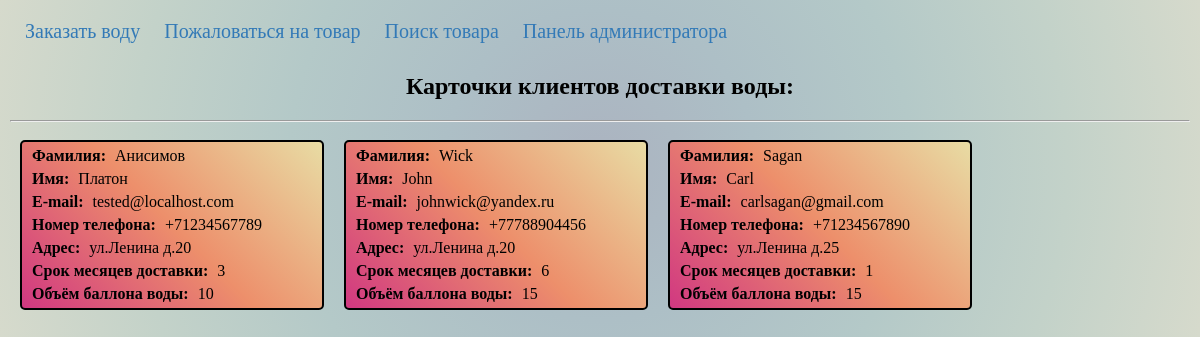
/task_1/orders/, run on the app's committed database.
### task_1/models.py (models this page shows)
class WaterOrders(models.Model):
    MONTH_CHOICES = [
        ("1", "1 месяц"),
        ("3", "3 месяца"),
        ("6", "6 месяцев"),
        ("12", "12 месяцев"),
    ]
    BOTTLE_CHOICES = [("5", "5 литров"), ("10", "10 литров"), ("15", "15 литров")]
    last_name = models.CharField(max_length=50, verbose_name="Фамилия")
    first_name = models.CharField(max_length=50, verbose_name="Имя")
    e_mail = models.EmailField(verbose_name="E-mail")
    contacts = models.CharField(max_length=12, verbose_name="Контактный телефон")
    address = models.CharField(max_length=100, verbose_name="Адрес")
    months_of_delivery = models.CharField(
        max_length=2, verbose_name=("Срок месяцев доставки"), choices=MONTH_CHOICES
    )
    bottle_volume = models.CharField(
        max_length=2, verbose_name="Объём баллона воды", choices=BOTTLE_CHOICES
    )

### task_1/views.py (the view)
# urls.py: path("orders/", OrdersListView.as_view(), name="OrdersListView"),
class OrdersListView(ListView):
    model = WaterOrders
    template_name = "task_1/view_orders.html"
    context_object_name = "orders"

### task_1/templates/task_1/view_orders.html
{% extends "base.html" %}
{% block content %}
    <h2>Карточки клиентов доставки воды:</h2>
    <hr>
    <div class="container">
        {% for item in object_list %}
        <div class="order-card">
            <div class="last-name-info">
                <p class="label">Фамилия: </p>
                <p>{{item.last_name}}</p>
            </div>
            <div class="first-name-info">
                <p class="label">Имя: </p>
                <p>{{item.first_name}}</p>
            </div>
            <div class="mail-info">
                <p class="label">E-mail: </p>
                <p>{{item.e_mail}}</p>
            </div>
            <div class="contacts-info">
                <p class="label">Номер телефона: </p>
                <p>{{item.contacts}}</p>
            </div>
            <div class="address-info">
                <p class="label">Адрес: </p>
                <p>{{item.address}}</p>
            </div>
            <div class="months-of-delivery-info">
                <p class="label">Срок месяцев доставки: </p>
                <p>{{item.months_of_delivery}}</p>
            </div>
            <div class="bottle-volume-info">
                <p class="label">Объём баллона воды: </p>
                <p>{{item.bottle_volume}}</p>
            </div>
        </div>
        {% endfor %}
    </div>
{% endblock content %}

### templates/base.html (shortened to what this page needs)
{% load static %}
<!DOCTYPE html>
<html lang="en">
<head>
    <link rel="stylesheet" href="{% static 'frameworks_6_1/style.css' %}">
</head>
<body>
    {% include "task_1/_nav.html" %}
    {% block content %}
    {% endblock content %}
</body>
</html>

### task_1/templates/task_1/_nav.html
<nav class="menu">
    <a href="{% url 'OrderView' %}">Заказать воду</a>
    <a href="{% url 'ComplaintsView' %}">Пожаловаться на товар</a>
    <a href="{% url 'SearchGoods' %}">Поиск товара</a>
    <a href="{% url 'admin:index' %}">Панель администратора</a>
</nav>

### frameworks_6_1/static/frameworks_6_1/style.css (style rules this page uses)
body { background-image: radial-gradient(circle, #abb3c0, #adbfc6, #b4c9c8, #c3d2c9, #d6dacc); font-family: Calibri; margin: 10px; }
.menu { margin-left: 5px; }
.menu a { position: relative; text-decoration: none; color: #337AB7; display: inline-block; font-size: 20px; margin: 10px; }
.menu a::before, .menu a::after { content: ''; position: absolute; transition: transform .5s ease; left: -4px; top: 0; width: calc(100% + 8px); height: 100%; border-style: solid; border-color: #337AB7; box-sizing: border-box; }
.menu a::before { border-width: 1px 0 1px 0; transform: scaleX(0); }
.menu a::after { border-width: 0 1px 0 1px; transform: scaleY(0); }
h2 { text-align: center; }
.container { display: flex; flex-wrap: wrap; }
.order-card, .complaint-card, .goods-card { background: linear-gradient(45deg, #d13881, #ed8f6b, #e8dca4); width: 300px; height: auto; margin: 10px; border: 2px solid black; border-radius: 5px; }
.order-card div, .complaint-card div, .goods-card div { margin: 5px; }
.order-card p, .complaint-card p, .goods-card p { display: inline; }
.label { margin: 5px 5px; font-weight: bold; }

### data on the page
WaterOrders: last_name "Анисимов", first_name "Платон", e_mail "tested@localhost.com", contacts "+71234567789", address "ул.Ленина д.20", months_of_delivery "3", bottle_volume "10"
WaterOrders: last_name "Wick", first_name "John", e_mail "johnwick@yandex.ru", contacts "+77788904456", address "ул.Ленина д.20", months_of_delivery "6", bottle_volume "15"
WaterOrders: last_name "Sagan", first_name "Carl", e_mail "carlsagan@gmail.com", contacts "+71234567890", address "ул.Ленина д.25", months_of_delivery "1", bottle_volume "15"
